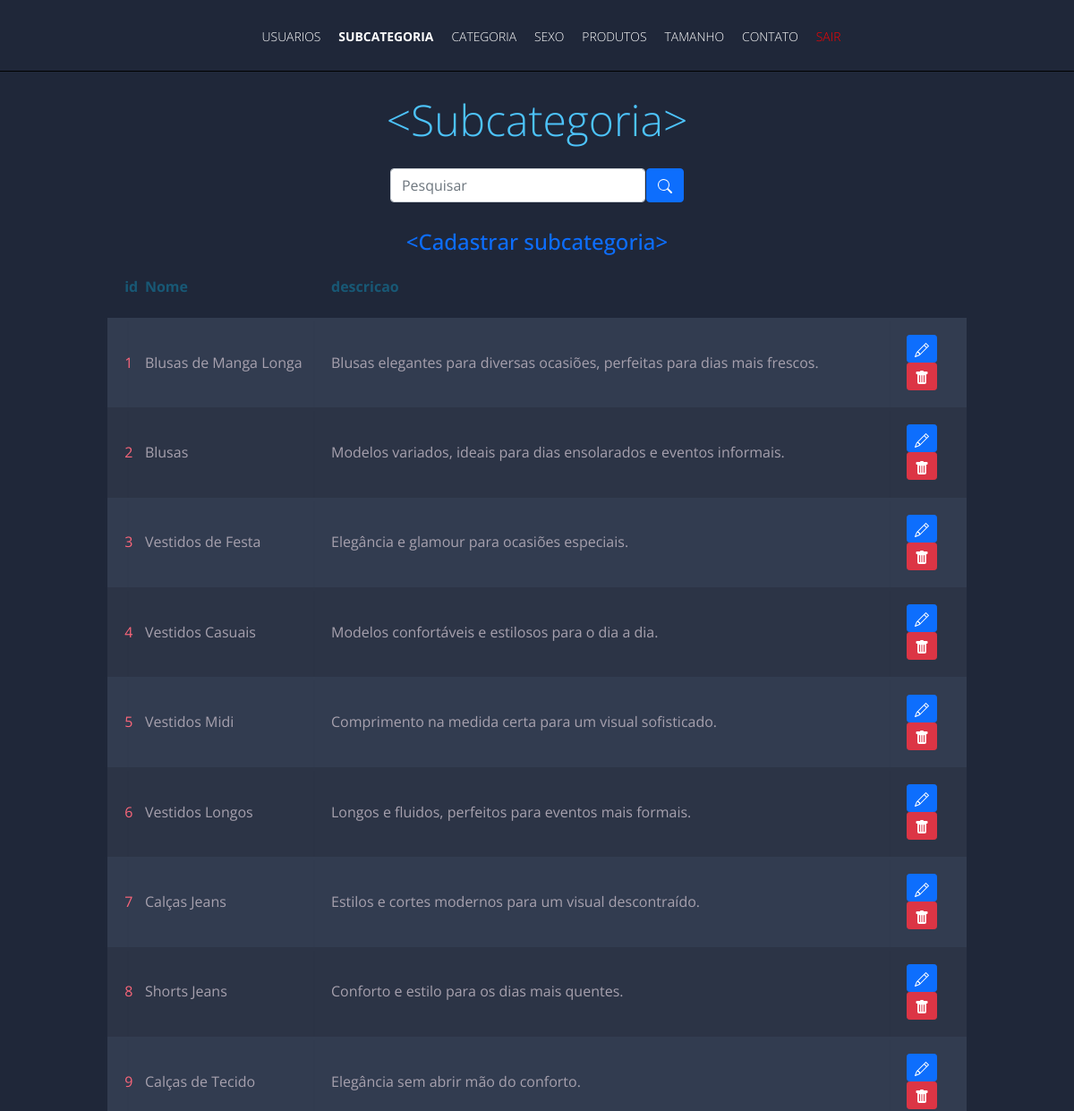
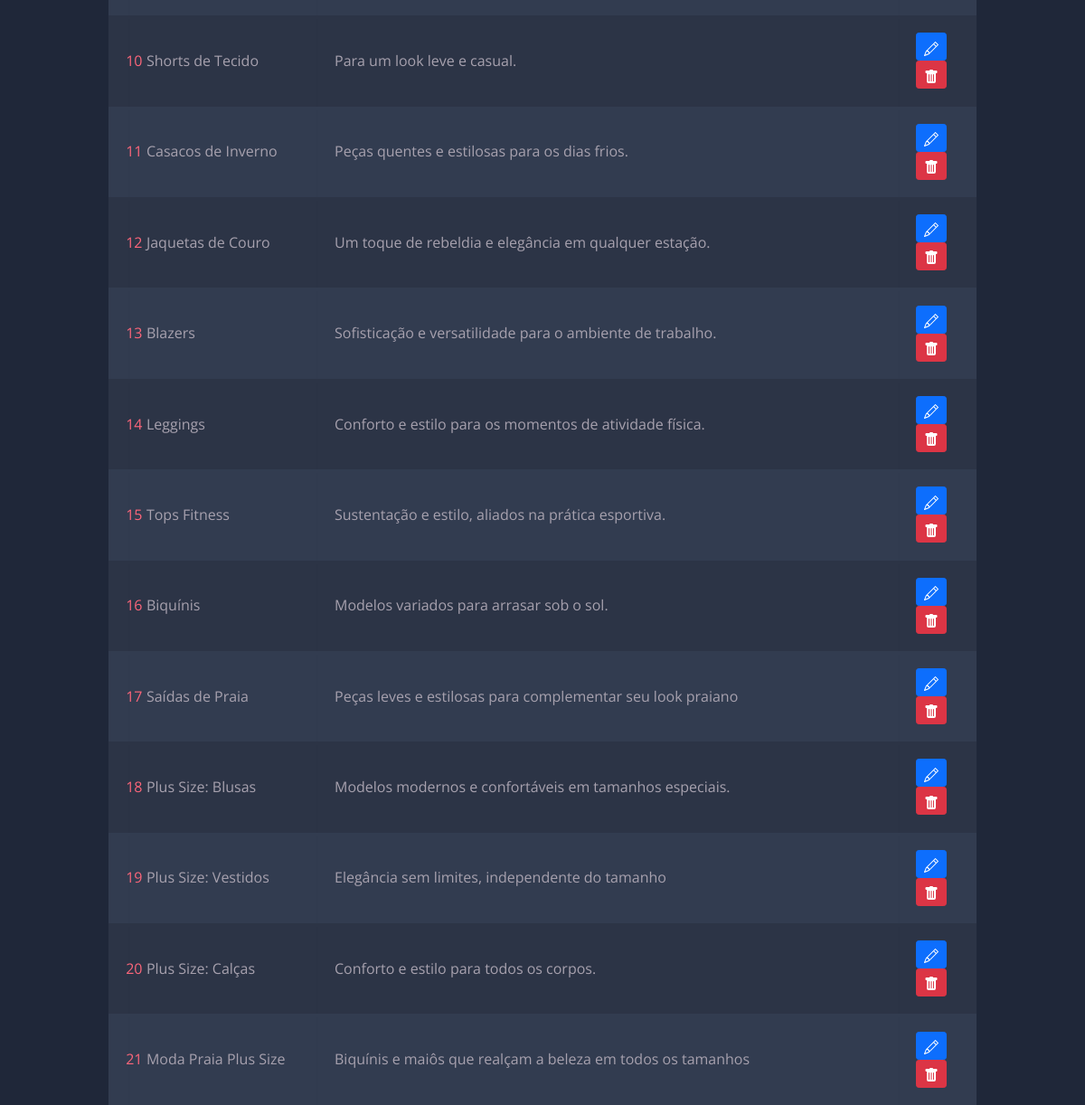
/admin/frontend/subcategoria/subcategoria.php, run on the app's committed database (2 pictures, top to bottom).
### tables this page shows
CREATE TABLE `subcategoria` (
  `id` int(11) NOT NULL AUTO_INCREMENT,
  `nome_subcatg` varchar(30) NOT NULL,
  `descricao` varchar(100) NOT NULL,
  PRIMARY KEY (`id`)
);

### admin/backend/subcategoria/exibir.php (called while the page is built)
<?php
include_once('../../../config/config.php');
if (!empty($_GET['search'])) {
    $data = $_GET['search'];
    $sql = "SELECT * FROM subcategoria WHERE id LIKE '%$data%' or nome_subcatg LIKE '%$data%' ORDER BY id";
} else {
    $sql = "SELECT * FROM subcategoria ORDER BY id";
}
$result = $conexao->query($sql);

### admin/frontend/subcategoria/subcategoria.php (the view, shortened to what this page needs)
<!DOCTYPE html>
<html lang="pt-br">
<head>
    <link href="https://cdn.jsdelivr.net/npm/bootstrap@5.0.2/dist/css/bootstrap.min.css" rel="stylesheet">
    <link rel="stylesheet" href="../css/usuarios.css">
    <link rel="stylesheet" href="../css/cabecalhos.css">
</head>
<body>
    <header class="cabecalho">
        <section class="cabecalho__secao">
            <nav class="secao__navegacao">
                <ul class="navegacao__lista" id="side__menu">
                    <li class="navegacao__lista-item">
                        <a href="../usuarios/usuarios.php" class="navegacao__lista-link">Usuarios</a>
                    </li>
                    <li class="navegacao__lista-item">
                        <a href="./subcategoria.php" class="navegacao__lista-link linkselect">Subcategoria</a></li>
                    <li class="navegacao__lista-item">
                        <a href="../categoria/categoria.php" class="navegacao__lista-link">Categoria</a>
                    </li>
                    <li class="navegacao__lista-item">
                        <a href="../sexo/sexo.php" class="navegacao__lista-link">Sexo</a>
                    </li>
                    <li class="navegacao__lista-item">
                        <a href="../produtos/produtos.php" class="navegacao__lista-link">Produtos</a>
                    </li>
                    <li class="navegacao__lista-item">
                        <a href="../tamanho/tamanho.php" class="navegacao__lista-link">Tamanho</a>
                    </li>
                    <li class="navegacao__lista-item">
                        <a href="../contato/contato.php" class="navegacao__lista-link">Contato</a>
                    </li>
                    <li class="navegacao__lista-item">
                        <a href="../../home.php" class="navegacao__lista-link" style="color: red;">Sair</a>
                    </li>
                </ul>
            </nav>
        </section>
    </header>
    <h1 style="margin-top: 30px;"><span class="blue">&lt;</span>Subcategoria<span class="blue">&gt;</span></h1>
    <div class="box-search">
        <input type="search" class="form-control w-25" placeholder="Pesquisar" id="pesquisar">
        <button onclick="searchData()" class="btn btn-primary">
        </button>
    </div>
    <a href="cadastro.php" style="text-align: center; text-decoration: none;">
        <h4><span class="blue">&lt;</span>Cadastrar subcategoria<span class="blue">&gt;</span></h4>
    </a>
    <table class="container">
        <thead>
            <tr>
                <th>
                    <h1>id</h1>
                </th>
                <th>
                    <h1>Nome</h1>
                </th>
                <th>
                    <h1>descricao</h1>
                </th>
            </tr>
        </thead>
        <?php
        include_once('../../backend/subcategoria/exibir.php');
        while ($user_data = mysqli_fetch_assoc($result)) {
            echo "<tr>";
            echo "<td>" . $user_data['id'] . "</td>";
            echo "<td>" . $user_data["nome_subcatg"] . "</td>";
            echo "<td>" . $user_data['descricao'] . "</td>";
            echo "<td>
                        <a class='btn btn-sm btn-primary' href='./edit.php?id=$user_data[id]' title='Editar'>
                            <svg xmlns='http://www.w3.org/2000/svg' width='16' height='16' fill='currentColor' class='bi bi-pencil' viewBox='0 0 16 16'>
                                <path d='M12.146.146a.5.5 0 0 1 .708 0l3 3a.5.5 0 0 1 0 .708l-10 10a.5.5 0 0 1-.168.11l-5 2a.5.5 0 0 1-.65-.65l2-5a.5.5 0 0 1 .11-.168l10-10zM11.207 2.5 13.5 4.793 14.793 3.5 12.5 1.207 11.207 2.5zm1.586 3L10.5 3.207 4 9.707V10h.5a.5.5 0 0 1 .5.5v.5h.5a.5.5 0 0 1 .5.5v.5h.293l6.5-6.5zm-9.761 5.175-.106.106-1.528 3.821 3.821-1.528.106-.106A.5.5 0 0 1 5 12.5V12h-.5a.5.5 0 0 1-.5-.5V11h-.5a.5.5 0 0 1-.468-.325z'/>
                            </svg>
                        </a>
                        <a class='btn btn-sm btn-danger' href='../../backend/subcategoria/delete.php?id=$user_data[id]' title='Deletar'>
                            <svg xmlns='http://www.w3.org/2000/svg' width='16' height='16' fill='currentColor' class='bi bi-trash-fill' viewBox='0 0 16 16'>
                                <path d='M2.5 1a1 1 0 0 0-1 1v1a1 1 0 0 0 1 1H3v9a2 2 0 0 0 2 2h6a2 2 0 0 0 2-2V4h.5a1 1 0 0 0 1-1V2a1 1 0 0 0-1-1H10a1 1 0 0 0-1-1H7a1 1 0 0 0-1 1H2.5zm3 4a.5.5 0 0 1 .5.5v7a.5.5 0 0 1-1 0v-7a.5.5 0 0 1 .5-.5zM8 5a.5.5 0 0 1 .5.5v7a.5.5 0 0 1-1 0v-7A.5.5 0 0 1 8 5zm3 .5v7a.5.5 0 0 1-1 0v-7a.5.5 0 0 1 1 0z'/>
                            </svg>
                        </a>
                            </td>";
            echo "</tr>";
        }
        ?>
    </table>
</body>
</html>

### admin/frontend/css/usuarios.css (style rules this page uses)
body { font-family: "Open Sans", sans-serif; font-weight: 300; line-height: 1.42em; color: #a7a1ae; background-color: #1f2739; }
h1 { font-size: 3em; font-weight: 300; line-height: 1em; text-align: center; color: #4dc3fa; }
.box-search { display: flex; justify-content: center; gap: .1%; margin: 30px; }
.container th h1 { font-weight: bold; font-size: 1em; text-align: left; color: #185875; }
.container td { font-weight: normal; font-size: 1em; -webkit-box-shadow: 0 2px 2px -2px #0e1119; -moz-box-shadow: 0 2px 2px -2px #0e1119; box-shadow: 0 2px 2px -2px #0e1119; }
.container { text-align: left; overflow: hidden; width: 80%; margin: 0 auto; display: table; padding: 0 0 8em 0; }
.container td, .container th { padding-bottom: 2%; padding-top: 2%; padding-left: 2%; }
.container tr:nth-child(odd) { background-color: #323c50; }
.container tr:nth-child(even) { background-color: #2c3446; }
.container th { background-color: #1f2739; }
.container td:first-child { color: #fb667a; }

### admin/frontend/css/cabecalhos.css (style rules this page uses)
.cabecalho { width: 100%; margin-top: 20px; text-transform: uppercase; font-size: 0.8687rem; border-bottom: 1px solid rgb(0, 0, 0); color: #fff; }
.cabecalho__secao { display: flex; margin: 0; padding: 0; flex-wrap: wrap; justify-content: space-evenly; align-items: center; }
nav .navegacao__lista { display: flex; flex-wrap: wrap; justify-content: center; list-style: none; max-width: 47.5rem; }
.navegacao__lista-item { padding: 0.625rem; }
.navegacao__lista-item a, .secao__contatos a { color: #fff; text-decoration: none; position: relative; }
.navegacao__lista-item a::after { content: ''; width: 0; height: 0.0938rem; position: absolute; left: 0; bottom: -0.25rem; transition: .5s; }
.linkselect { font-weight: bold; }

### data on the page
subcategoria: id "1", nome_subcatg "Blusas de Manga Longa", descricao "Blusas elegantes para diversas ocasiões, perfeitas para dias mais frescos."
subcategoria: id "2", nome_subcatg "Blusas", descricao "Modelos variados, ideais para dias ensolarados e eventos informais."
subcategoria: id "3", nome_subcatg "Vestidos de Festa", descricao "Elegância e glamour para ocasiões especiais."
subcategoria: id "4", nome_subcatg "Vestidos Casuais", descricao "Modelos confortáveis e estilosos para o dia a dia."
subcategoria: id "5", nome_subcatg "Vestidos Midi", descricao "Comprimento na medida certa para um visual sofisticado."
subcategoria: id "6", nome_subcatg "Vestidos Longos", descricao "Longos e fluidos, perfeitos para eventos mais formais."
subcategoria: id "7", nome_subcatg "Calças Jeans", descricao "Estilos e cortes modernos para um visual descontraído."
subcategoria: id "8", nome_subcatg "Shorts Jeans", descricao "Conforto e estilo para os dias mais quentes."
subcategoria: id "9", nome_subcatg "Calças de Tecido", descricao "Elegância sem abrir mão do conforto."
subcategoria: id "10", nome_subcatg "Shorts de Tecido", descricao "Para um look leve e casual."
subcategoria: id "11", nome_subcatg "Casacos de Inverno", descricao "Peças quentes e estilosas para os dias frios."
subcategoria: id "12", nome_subcatg "Jaquetas de Couro", descricao "Um toque de rebeldia e elegância em qualquer estação."
subcategoria: id "13", nome_subcatg "Blazers", descricao "Sofisticação e versatilidade para o ambiente de trabalho."
subcategoria: id "14", nome_subcatg "Leggings", descricao "Conforto e estilo para os momentos de atividade física."
subcategoria: id "15", nome_subcatg "Tops Fitness", descricao "Sustentação e estilo, aliados na prática esportiva."
subcategoria: id "16", nome_subcatg "Biquínis", descricao "Modelos variados para arrasar sob o sol."
subcategoria: id "17", nome_subcatg "Saídas de Praia", descricao "Peças leves e estilosas para complementar seu look praiano"
subcategoria: id "18", nome_subcatg "Plus Size: Blusas", descricao "Modelos modernos e confortáveis em tamanhos especiais."
subcategoria: id "19", nome_subcatg "Plus Size: Vestidos", descricao "Elegância sem limites, independente do tamanho"
subcategoria: id "20", nome_subcatg "Plus Size: Calças", descricao "Conforto e estilo para todos os corpos."
subcategoria: id "21", nome_subcatg "Moda Praia Plus Size", descricao "Biquínis e maiôs que realçam a beleza em todos os tamanhos"
